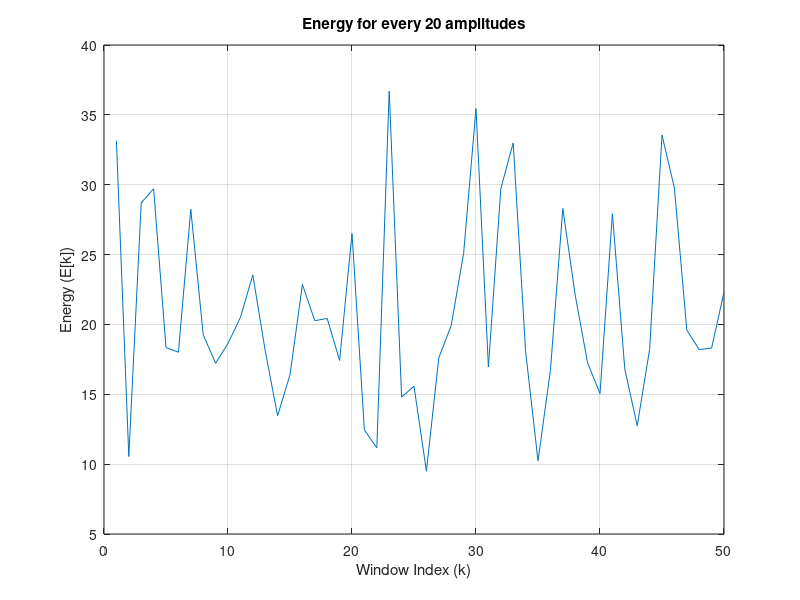

The MATLAB source for this figure:
x = randn(1, 1000);
window_size = 20;
energies = [];
for k = 1:(length(x) / window_size)
    start_index = (k - 1) * window_size + 1;
    end_index = k * window_size;
    window_energy = sum(x(start_index:end_index).^2);
    energies = [energies, window_energy];
end
plot(energies);
xlabel('Window Index (k)');
ylabel('Energy (E[k])');
title('Energy for every 20 amplitudes');
grid on;
